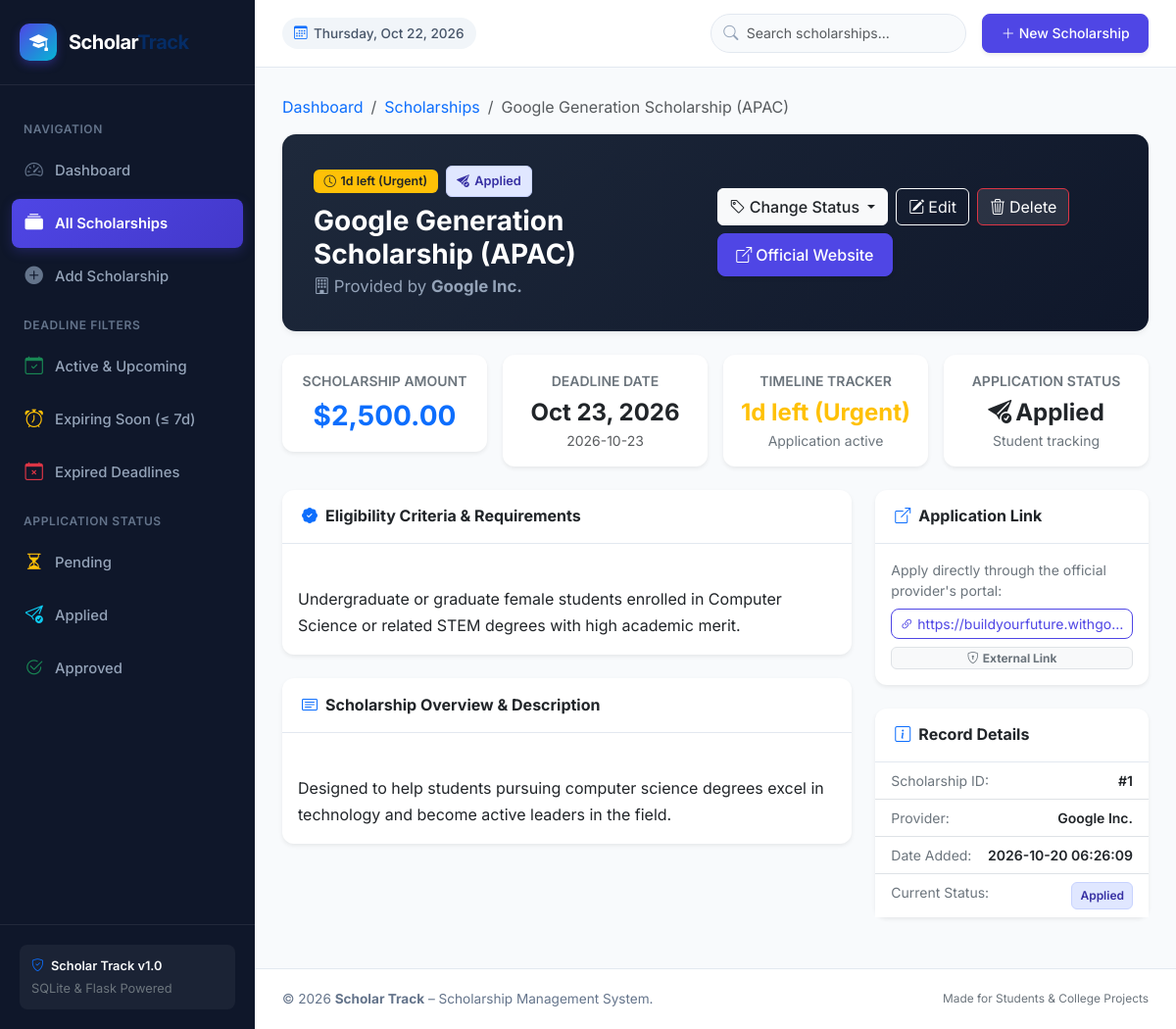
Screenshot of /scholarships/1 with the database file from the repository.
### tables this page shows
CREATE TABLE scholarships (
            id INTEGER PRIMARY KEY AUTOINCREMENT,
            scholarship_name TEXT NOT NULL,
            provider TEXT NOT NULL,
            description TEXT,
            eligibility TEXT,
            amount REAL NOT NULL DEFAULT 0.0,
            deadline TEXT NOT NULL,
            application_link TEXT,
            application_status TEXT NOT NULL DEFAULT 'Pending',
            created_at TIMESTAMP DEFAULT CURRENT_TIMESTAMP
        );

### app.py (the view)
@app.route('/scholarships/<int:scholarship_id>')
def scholarship_details(scholarship_id):
    scholarship = database.get_scholarship_by_id(scholarship_id)
    if not scholarship:
        flash("Scholarship record not found.", "warning")
        abort(404)
    return render_template(
        'scholarship_details.html',
        scholarship=scholarship,
        active_page='scholarships'
    )

### app.py (called while the page is built)
@app.context_processor
def inject_global_template_vars():
    return {
        'current_year': datetime.now().year,
        'today_date': date.today().strftime('%Y-%m-%d'),
        'today_display': date.today().strftime('%A, %b %d, %Y'),
        'valid_statuses': database.VALID_STATUSES
    }

### database.py (called while the page is built)
def get_db_connection():
    conn = sqlite3.connect(DB_PATH)
    conn.row_factory = sqlite3.Row
    conn.execute("PRAGMA foreign_keys = ON;")
    return conn

def get_scholarship_by_id(scholarship_id):
    conn = get_db_connection()
    cursor = conn.cursor()
    cursor.execute("SELECT * FROM scholarships WHERE id = ?;", (scholarship_id,))
    row = cursor.fetchone()
    conn.close()
    return enrich_scholarship(row) if row else None

### templates/scholarship_details.html (shortened to what this page needs)
{% extends 'base.html' %}
{% block content %}
<nav aria-label="breadcrumb" class="mb-3">
  <ol class="breadcrumb">
    <li class="breadcrumb-item"><a href="{{ url_for('index') }}" class="text-decoration-none">Dashboard</a></li>
    <li class="breadcrumb-item"><a href="{{ url_for('scholarships') }}" class="text-decoration-none">Scholarships</a></li>
    <li class="breadcrumb-item active" aria-current="page">{{ scholarship.scholarship_name }}</li>
  </ol>
</nav>
<div class="details-hero">
  <div class="d-flex flex-column flex-lg-row justify-content-between align-items-start align-items-lg-center gap-3">
    <div>
      <div class="d-flex flex-wrap align-items-center gap-2 mb-2">
        <span class="badge {{ scholarship.deadline_badge_class }} badge-deadline">
          <i class="bi bi-clock"></i> {{ scholarship.deadline_badge_text }}
        </span>
        <span class="badge-status {{ scholarship.status_badge_class }}">
          <i class="bi {{ scholarship.status_icon }}"></i> {{ scholarship.application_status }}
        </span>
      </div>
      <h1 class="mb-1">{{ scholarship.scholarship_name }}</h1>
      <div class="provider-tag">
        <i class="bi bi-building me-1"></i>Provided by <strong>{{ scholarship.provider }}</strong>
      </div>
    </div>
    <div class="d-flex flex-wrap gap-2">
      <form action="{{ url_for('update_status', scholarship_id=scholarship.id) }}" method="POST" class="d-inline">
        <div class="dropdown">
          <button class="btn btn-light dropdown-toggle text-dark fw-medium" type="button" data-bs-toggle="dropdown" aria-expanded="false">
            <i class="bi bi-tag me-1"></i>Change Status
          </button>
        </div>
      </form>
      <a href="{{ url_for('edit_scholarship', scholarship_id=scholarship.id) }}" class="btn btn-outline-light">
        <i class="bi bi-pencil-square me-1"></i>Edit
      </a>
      <button
        type="button"
        class="btn btn-outline-danger bg-white bg-opacity-10 text-white"
        data-bs-toggle="modal"
        data-bs-target="#deleteConfirmModal"
        data-scholarship-id="{{ scholarship.id }}"
        data-scholarship-name="{{ scholarship.scholarship_name }}"
      >
        <i class="bi bi-trash3 me-1"></i>Delete
      </button>
      {% if scholarship.application_link %}
        <a href="{{ scholarship.application_link }}" target="_blank" rel="noopener noreferrer" class="btn btn-primary shadow-sm">
          <i class="bi bi-box-arrow-up-right me-1"></i>Official Website
        </a>
      {% endif %}
    </div>
  </div>
</div>
<div class="row g-3 mb-4">
  <div class="col-6 col-lg-3">
    <div class="card p-3 border-0 shadow-sm text-center">
      <div class="text-secondary small fw-semibold text-uppercase mb-1">Scholarship Amount</div>
      <div class="fs-3 fw-bold text-primary">{{ scholarship.formatted_amount }}</div>
    </div>
  </div>
  <div class="col-6 col-lg-3">
    <div class="card p-3 border-0 shadow-sm text-center">
      <div class="text-secondary small fw-semibold text-uppercase mb-1">Deadline Date</div>
      <div class="fs-4 fw-bold text-dark">{{ scholarship.formatted_deadline }}</div>
      <div class="small text-muted">{{ scholarship.deadline }}</div>
    </div>
  </div>
  <div class="col-6 col-lg-3">
    <div class="card p-3 border-0 shadow-sm text-center">
      <div class="text-secondary small fw-semibold text-uppercase mb-1">Timeline Tracker</div>
      <div class="fs-4 fw-bold {% if scholarship.is_expired %}text-danger{% elif scholarship.is_expiring_soon %}text-warning{% else %}text-success{% endif %}">
        {{ scholarship.deadline_badge_text }}
      </div>
      <div class="small text-secondary">
        {% if scholarship.is_expired %}
          Closed for applications
        {% else %}
          Application active
        {% endif %}
      </div>
    </div>
  </div>
  <div class="col-6 col-lg-3">
    <div class="card p-3 border-0 shadow-sm text-center">
      <div class="text-secondary small fw-semibold text-uppercase mb-1">Application Status</div>
      <div class="fs-4 fw-bold text-dark">
        <i class="bi {{ scholarship.status_icon }} me-1"></i>{{ scholarship.application_status }}
      </div>
      <div class="small text-secondary">Student tracking</div>
    </div>
  </div>
</div>
<div class="row g-4 mb-4">
  <div class="col-12 col-lg-8">
    <div class="card border-0 shadow-sm mb-4">
      <div class="card-header card-header-clean">
        <h5 class="card-title fw-bold text-dark mb-0 fs-6">
          <i class="bi bi-patch-check-fill text-primary me-2"></i>Eligibility Criteria &amp; Requirements
        </h5>
      </div>
      <div class="card-body">
        {% if scholarship.eligibility %}
          <div style="white-space: pre-line; line-height: 1.7;" class="text-dark">
            {{ scholarship.eligibility }}
          </div>
        {% else %}
          <p class="text-muted fst-italic mb-0">No specific eligibility criteria provided for this scholarship.</p>
        {% endif %}
      </div>
    </div>
    <div class="card border-0 shadow-sm">
      <div class="card-header card-header-clean">
        <h5 class="card-title fw-bold text-dark mb-0 fs-6">
          <i class="bi bi-card-text text-primary me-2"></i>Scholarship Overview &amp; Description
        </h5>
      </div>
      <div class="card-body">
        {% if scholarship.description %}
          <div style="white-space: pre-line; line-height: 1.7;" class="text-dark">
            {{ scholarship.description }}
          </div>
        {% else %}
          <p class="text-muted fst-italic mb-0">No detailed description has been added.</p>
        {% endif %}
      </div>
    </div>
  </div>
  <div class="col-12 col-lg-4">
    <div class="card border-0 shadow-sm mb-4">
      <div class="card-header card-header-clean">
        <h5 class="card-title fw-bold text-dark mb-0 fs-6">
          <i class="bi bi-box-arrow-up-right text-primary me-2"></i>Application Link
        </h5>
      </div>
      <div class="card-body">
        {% if scholarship.application_link %}
          <p class="small text-secondary mb-2">Apply directly through the official provider's portal:</p>
          <a href="{{ scholarship.application_link }}" target="_blank" rel="noopener noreferrer" class="btn btn-outline-primary btn-sm w-100 text-truncate mb-2">
            <i class="bi bi-link-45deg me-1"></i>{{ scholarship.application_link }}
          </a>
          <span class="badge bg-light text-secondary border small d-block text-center">
            <i class="bi bi-shield-lock me-1"></i>External Link
          </span>
        {% else %}
          <p class="text-muted small fst-italic mb-0">No application website link provided.</p>
        {% endif %}
      </div>
    </div>
    <div class="card border-0 shadow-sm">
      <div class="card-header card-header-clean">
        <h5 class="card-title fw-bold text-dark mb-0 fs-6">
          <i class="bi bi-info-square text-primary me-2"></i>Record Details
        </h5>
      </div>
      <div class="card-body p-0">
        <ul class="list-group list-group-flush small">
          <li class="list-group-item d-flex justify-content-between py-2">
            <span class="text-secondary">Scholarship ID:</span>
            <span class="fw-semibold">#{{ scholarship.id }}</span>
          </li>
          <li class="list-group-item d-flex justify-content-between py-2">
            <span class="text-secondary">Provider:</span>
            <span class="fw-semibold text-truncate ms-2" style="max-width: 180px;">{{ scholarship.provider }}</span>
          </li>
          <li class="list-group-item d-flex justify-content-between py-2">
            <span class="text-secondary">Date Added:</span>
            <span class="fw-semibold">{{ scholarship.created_at }}</span>
          </li>
          <li class="list-group-item d-flex justify-content-between py-2">
            <span class="text-secondary">Current Status:</span>
            <span class="badge-status {{ scholarship.status_badge_class }} py-1 px-2" style="font-size: 0.75rem;">
              {{ scholarship.application_status }}
            </span>
          </li>
        </ul>
      </div>
    </div>
  </div>
</div>
{% endblock %}

### static/css/style.css (style rules this page uses)
:root { --font-family-base: 'Inter', -apple-system, BlinkMacSystemFont, 'Segoe UI', Roboto, Helvetica, Arial, sans-serif; --bg-body: #f8fafc; --sidebar-width: 260px; --sidebar-bg: #0f172a; --sidebar-bg-hover: #1e293b; --sidebar-text: #94a3b8; --sidebar-text-active: #ffffff; --color-primary: #4f46e5; --color-primary-light: #e0e7ff; --color-primary-hover: #4338ca; --color-success: #10b981; --color-warning: #f59e0b; --color-danger: #ef4444; --color-info: #0284c7; --border-subtle: #e2e8f0; --card-shadow: 0 4px 6px -1px rgba(0, 0, 0, 0.05), 0 2px 4px -2px rgba(0, 0, 0, 0.05); --card-shadow-hover: 0 10px 15px -3px rgba(0, 0, 0, 0.08), 0 4px 6px -4px rgba(0, 0, 0, 0.04); }
body { font-family: var(--font-family-base); background-color: var(--bg-body); color: #1e293b; margin: 0; padding: 0; min-height: 100vh; display: flex; overflow-x: hidden; }
.card { border: 1px solid var(--border-subtle); border-radius: 12px; box-shadow: var(--card-shadow); transition: transform 0.2s ease, box-shadow 0.2s ease; background-color: #ffffff; }
.card-header-clean { background-color: transparent; border-bottom: 1px solid var(--border-subtle); padding: 1.1rem 1.25rem; }
.badge-status { padding: 0.35rem 0.65rem; border-radius: 6px; font-size: 0.8rem; font-weight: 600; display: inline-flex; align-items: center; gap: 0.35rem; }
.badge-status-applied { background-color: #e0e7ff; color: #3730a3; border: 1px solid #c7d2fe; }
.badge-deadline { padding: 0.35rem 0.65rem; border-radius: 6px; font-size: 0.775rem; font-weight: 600; display: inline-flex; align-items: center; gap: 0.3rem; }
.btn-primary { background-color: var(--color-primary); border-color: var(--color-primary); border-radius: 8px; font-weight: 500; padding: 0.55rem 1.15rem; transition: all 0.15s ease; }
.btn-outline-primary { color: var(--color-primary); border-color: var(--color-primary); border-radius: 8px; }
.details-hero { background: linear-gradient(135deg, #1e293b, #0f172a); color: #ffffff; border-radius: 14px; padding: 2rem; margin-bottom: 1.5rem; box-shadow: var(--card-shadow); }
.details-hero h1 { font-size: 1.75rem; font-weight: 700; margin-bottom: 0.5rem; }
.details-hero .provider-tag { color: #94a3b8; font-size: 1.05rem; }

### rows the page displays
scholarships: scholarship_name "Google Generation Scholarship (APAC)", application_status "Applied", provider "Google Inc.", formatted_deadline "Oct 23, 2026", deadline "2026-10-23", eligibility "Undergraduate or graduate female students enrolled in Computer Science or related STEM degrees with high academic merit.", description "Designed to help students pursuing computer science degrees excel in technology and become active leaders in the field.", application_link "https://buildyourfuture.withgo…", id "1", created_at "2026-10-20 06:26:09"

### other values shown
{{ scholarship.deadline_badge_text }} "1d left (Urgent)"
{{ scholarship.formatted_amount }} "$2,500.00"
